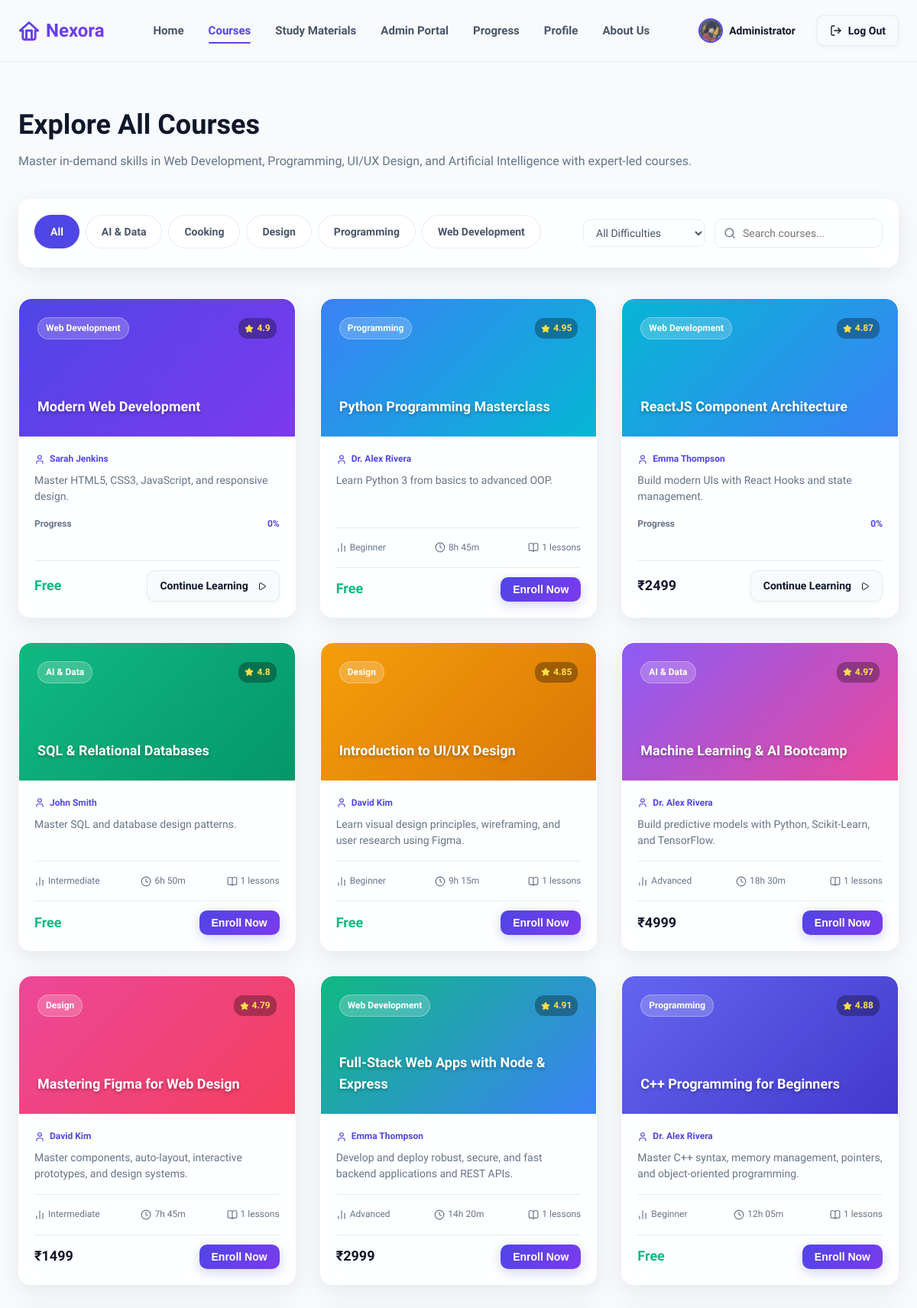
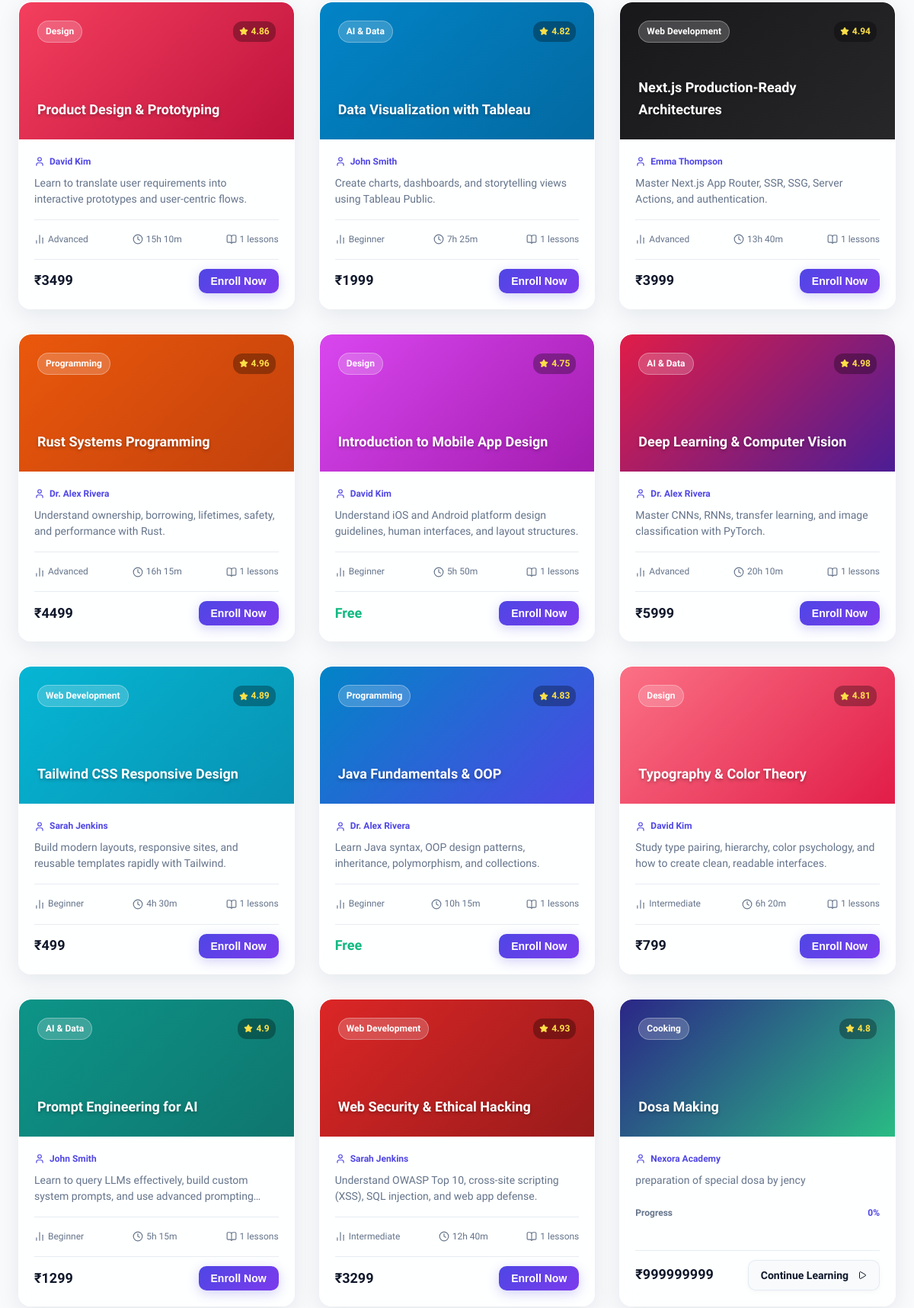
The page /courses (signed in, upper part) on the database its author committed (2 pictures, top to bottom).
### models.py (models this page shows, shortened)
class BaseModel(db.Model):
    __abstract__ = True

class User(BaseModel):
    __tablename__ = 'users'
    id = db.Column(db.Integer, primary_key=True)
    name = db.Column(db.String(100), nullable=False)
    email = db.Column(db.String(120), unique=True, nullable=False, index=True)
    password_hash = db.Column(db.String(255), nullable=False)
    bio = db.Column(db.Text, nullable=True)
    phone = db.Column(db.String(20), nullable=True)
    headline = db.Column(db.String(100), nullable=True)
    avatar_url = db.Column(db.String(255), nullable=True)
    created_at = db.Column(db.DateTime, default=lambda: datetime.now(timezone.utc))
    enrollments = db.relationship('Enrollment', backref='user', lazy=True, cascade="all, delete-orphan")
    progress_records = db.relationship('Progress', backref='user', lazy=True, cascade="all, delete-orphan")

class Course(BaseModel):
    __tablename__ = 'courses'
    id = db.Column(db.Integer, primary_key=True)
    title = db.Column(db.String(150), nullable=False)
    slug = db.Column(db.String(150), unique=True, nullable=False, index=True)
    description = db.Column(db.Text, nullable=False)
    category = db.Column(db.String(50), nullable=False, index=True)  # Web Development, Programming, Design, AI & Data
    difficulty = db.Column(db.String(20), nullable=False)  # Beginner, Intermediate, Advanced
    duration = db.Column(db.String(30), nullable=False)    # e.g., "12 hours", "8 hours"
    price = db.Column(db.Float, default=0.0)               # 0.0 means Free, or specific price e.g., 49.99
    thumbnail = db.Column(db.String(255), nullable=True)   # SVG or image URL
    gradient_start = db.Column(db.String(7), default='#4f46e5')  # Indigo
    gradient_end = db.Column(db.String(7), default='#7c3aed')    # Violet
    instructor = db.Column(db.String(100), default='Nexora Academy')
    rating = db.Column(db.Float, default=4.8)
    skills = db.Column(db.Text, nullable=True)
    requirements = db.Column(db.Text, nullable=True)
    created_at = db.Column(db.DateTime, default=lambda: datetime.now(timezone.utc))
    lectures = db.relationship('Lecture', backref='course', lazy=True, order_by='Lecture.order_num', cascade="all, delete-orphan")
    enrollments = db.relationship('Enrollment', backref='course', lazy=True, cascade="all, delete-orphan")
    materials = db.relationship('StudyMaterial', backref='course', lazy=True, cascade="all, delete-orphan")

### app.py (the view)
@app.route('/courses')
def courses():
    search_query = request.args.get('search', '').strip()
    category_filter = request.args.get('category', 'All').strip()
    query = Course.query
    if search_query:
        query = query.filter((Course.title.like(f'%{search_query}%')) | (Course.description.like(f'%{search_query}%')))
    if category_filter and category_filter != 'All':
        query = query.filter_by(category=category_filter)
    all_courses = query.all()
    progress_map = {}
    enrolled_course_ids = []
    if g.user:
        enrolled_course_ids = [e.course_id for e in g.user.enrollments]
        for course in all_courses:
            if course.id in enrolled_course_ids:
                total_lectures = len(course.lectures)
                if total_lectures == 0:
                    progress_map[course.id] = 0
                    continue
                lecture_ids = [l.id for l in course.lectures]
                completed_count = Progress.query.filter(
                    Progress.user_id == g.user.id,
                    Progress.lecture_id.in_(lecture_ids)
                ).count()
                progress_map[course.id] = int((completed_count / total_lectures) * 100)
    db_categories = [row[0] for row in db.session.query(Course.category).distinct().order_by(Course.category).all()]
    categories = ['All'] + [c for c in db_categories if c]
    return render_template(
        'courses.html',
        courses=all_courses,
        categories=categories,
        selected_category=category_filter,
        search_query=search_query,
        enrolled_course_ids=enrolled_course_ids,
        progress_map=progress_map
    )

### app.py (called while the page is built)
@app.before_request
def load_logged_in_user():
    user_id = session.get('user_id')
    if user_id is None:
        g.user = None
    else:
        g.user = db.session.get(User, user_id)
        if g.user is None:
            session.clear()

### templates/courses.html (shortened to what this page needs)
{% extends "base.html" %}
{% block content %}
<section style="padding: 60px 0 100px 0;">
    <div class="container">
        <div style="margin-bottom: 36px;" class="animate-fade-in">
            <h1 style="font-size:36px; font-weight:800; margin-bottom:12px;">Explore All Courses</h1>
            <p style="color:var(--color-text-muted);">Master in-demand skills in Web Development, Programming, UI/UX Design, and Artificial Intelligence with expert-led courses.</p>
        </div>
        <div class="catalog-filters glass-card" style="padding: 20px; border-radius: 16px; margin-bottom: 40px; display: flex; flex-wrap: wrap; gap: 20px; align-items: center; justify-content: space-between;">
            <div class="filter-tabs" style="display:flex; flex-wrap:wrap; gap:8px;">
                {% for category in categories %}
                    <a href="{{ url_for('courses', category=category, difficulty=selected_difficulty, search=search_query) }}"
                       class="filter-tab {% if category == selected_category %}active{% endif %}">
                        {{ category }}
                    </a>
                {% endfor %}
            </div>
            <div style="display:flex; gap:12px; flex-wrap:wrap; align-items:center;">
                <select id="difficulty-select" onchange="applyFilters()" class="form-control" style="width:160px; padding:8px 12px; font-size:14px; border-radius:10px; background:var(--color-bg-alt); color:var(--color-text-main); border:1px solid var(--color-border);">
                    <option value="All" {% if selected_difficulty == 'All' %}selected{% endif %}>All Difficulties</option>
                </select>
                <form action="{{ url_for('courses') }}" method="GET" style="display:flex; gap:8px;" id="search-form">
                    <div class="search-box" style="position:relative; width:220px;">
                        <i data-lucide="search" style="position:absolute; left:12px; top:50%; transform:translateY(-50%); width:16px; height:16px; color:var(--color-text-muted);"></i>
                        <input type="text" name="search" placeholder="Search courses..." value="{{ search_query }}" style="width:100%; padding-left:36px; padding-right:12px; height:38px; border-radius:10px; border:1px solid var(--color-border); background:var(--color-bg-alt); color:var(--color-text-main); font-size:14px;">
                    </div>
                </form>
            </div>
        </div>
        <div class="course-grid" id="courses-grid">
            {% if courses %}
                {% for course in courses %}
                    <div class="glass-card course-card animate-fade-in"
                         onclick="window.location.href='{{ url_for('course_details', slug=course.slug) }}'"
                         style="cursor:pointer; display:flex; flex-direction:column; transition:transform 0.3s ease, box-shadow 0.3s ease;">
                        <div class="course-card-image-wrap" style="background: linear-gradient(135deg, {{ course.gradient_start }}, {{ course.gradient_end }}); position:relative; padding:24px; border-radius:16px 16px 0 0; min-height:140px; display:flex; flex-direction:column; justify-content:space-between;">
                            <div style="display:flex; justify-content:space-between; align-items:center;">
                                <span class="course-card-badge" style="background:rgba(255,255,255,0.2); backdrop-filter:blur(8px); padding:4px 10px; border-radius:20px; font-size:12px; font-weight:600; color:#fff;">{{ course.category }}</span>
                                <span style="background:rgba(0,0,0,0.3); backdrop-filter:blur(8px); padding:4px 8px; border-radius:12px; font-size:12px; color:#fde047; font-weight:700; display:inline-flex; align-items:center; gap:4px;">
                                    <i data-lucide="star" style="width:12px; height:12px; fill:#fde047;"></i> {{ course.rating or 4.8 }}
                                </span>
                            </div>
                            <div class="course-card-title" style="color:#fff; font-size:18px; font-weight:700; text-shadow:0 2px 4px rgba(0,0,0,0.3);">{{ course.title }}</div>
                        </div>
                        <div class="course-card-body" style="padding:20px; display:flex; flex-direction:column; flex-grow:1;">
                            <div style="font-size:12px; color:var(--color-primary); font-weight:600; margin-bottom:8px; display:flex; align-items:center; gap:6px;">
                                <i data-lucide="user" style="width:14px; height:14px;"></i> {{ course.instructor or 'Nexora Academy' }}
                            </div>
                            <p class="course-card-desc" style="color:var(--color-text-muted); font-size:14px; line-height:1.5; margin-bottom:16px; flex-grow:1; display:-webkit-box; -webkit-line-clamp:2; -webkit-box-orient:vertical; overflow:hidden;">{{ course.description }}</p>
                            {% if course.id in enrolled_course_ids %}
                                <div style="margin-top:auto; margin-bottom:16px;">
                                    <div class="progress-text-wrap" style="display:flex; justify-content:space-between; font-size:12px; margin-bottom:4px; font-weight:600;">
                                        <span>Progress</span>
                                        <span class="progress-num">{{ progress_map[course.id] }}%</span>
                                    </div>
                                    <div class="progress-container" style="height:6px; background:var(--color-bg-alt); border-radius:10px; overflow:hidden;">
                                    </div>
                                </div>
                            {% else %}
                                <div class="course-card-meta" style="display:flex; gap:16px; font-size:12px; color:var(--color-text-muted); margin-bottom:16px;">
                                    <div class="meta-item" style="display:flex; align-items:center; gap:4px;">
                                        <i data-lucide="bar-chart-2" style="width:14px;height:14px;"></i>
                                        <span>{{ course.difficulty }}</span>
                                    </div>
                                    <div class="meta-item" style="display:flex; align-items:center; gap:4px;">
                                        <i data-lucide="clock" style="width:14px;height:14px;"></i>
                                        <span>{{ course.duration }}</span>
                                    </div>
                                    <div class="meta-item" style="display:flex; align-items:center; gap:4px;">
                                        <i data-lucide="book-open" style="width:14px;height:14px;"></i>
                                        <span>{{ course.lectures|length }} lessons</span>
                                    </div>
                                </div>
                            {% endif %}
                            <div class="course-card-footer" style="display:flex; justify-content:space-between; align-items:center; margin-top:auto; padding-top:12px; border-top:1px solid var(--color-border);">
                                <div class="course-card-price" style="font-weight:700; font-size:18px; color:var(--color-text-title);">
                                    {% if course.price == 0 %}
                                        <span style="color:#10b981;">Free</span>
                                    {% else %}
                                        ₹{{ "%.0f"|format(course.price) }}
                                    {% endif %}
                                </div>
                                {% if course.id in enrolled_course_ids %}
                                    <a href="{{ url_for('learn_intro', slug=course.slug) }}" class="btn btn-secondary btn-sm" onclick="event.stopPropagation();" style="border-radius:10px;">
                                        Continue Learning <i data-lucide="play" style="width:12px;height:12px;margin-left:4px;"></i>
                                    </a>
                                {% else %}
                                    <form action="{{ url_for('enroll', slug=course.slug) }}" method="POST" style="display:inline;" onclick="event.stopPropagation();">
                                        <button type="submit" class="btn btn-primary btn-sm" style="border-radius:10px;">
                                            Enroll Now
                                        </button>
                                    </form>
                                {% endif %}
                            </div>
                        </div>
                    </div>
                {% endfor %}
            {% endif %}
        </div>
    </div>
</section>
{% endblock %}

### templates/base.html (shortened to what this page needs)
<!DOCTYPE html>
<html lang="en">
<head>
    <link rel="stylesheet" href="{{ url_for('static', filename='css/style.css') }}">
</head>
<body>
    <header class="app-header">
        <div class="container navbar">
            <a href="{{ url_for('home') }}" class="logo" id="brand-logo">
                <svg xmlns="http://www.w3.org/2000/svg" width="28" height="28" viewBox="0 0 24 24" fill="none" stroke="currentColor" stroke-width="2.5" stroke-linecap="round" stroke-linejoin="round"><path d="m12 3-10 9h3v8a2 2 0 0 0 2 2h10a2 2 0 0 0 2-2v-8h3L12 3z"/><path d="M9 22V12h6v10"/></svg>
                Nexora
            </a>
            <nav>
                <ul class="nav-links">
                    <li><a href="{{ url_for('home') }}" class="nav-link {% if request.path == '/' %}active{% endif %}">Home</a></li>
                    <li><a href="{{ url_for('courses') }}" class="nav-link {% if request.path.startswith('/courses') or request.path.startswith('/course') %}active{% endif %}">Courses</a></li>
                    <li><a href="{{ url_for('materials') }}" class="nav-link {% if request.path.startswith('/materials') %}active{% endif %}">Study Materials</a></li>
                    {% if g.user %}
                        {% if g.user.email == 'admin@nexora.com' %}
                            <li><a href="{{ url_for('admin_dashboard') }}" class="nav-link {% if request.path.startswith('/admin') %}active{% endif %}">Admin Portal</a></li>
                        {% endif %}
                        <li><a href="{{ url_for('dashboard') }}" class="nav-link {% if request.path.startswith('/dashboard') %}active{% endif %}">Progress</a></li>
                        <li><a href="{{ url_for('profile') }}" class="nav-link {% if request.path.startswith('/profile') %}active{% endif %}">Profile</a></li>
                    {% endif %}
                    <li><a href="{{ url_for('about') }}" class="nav-link {% if request.path == '/about' %}active{% endif %}">About Us</a></li>
                </ul>
            </nav>
            <div class="nav-actions">
                {% if g.user %}
                    <a href="{{ url_for('profile') }}" class="user-pill" style="display:inline-flex; align-items:center; gap:8px; text-decoration:none; color:var(--color-text-title); font-weight:600; font-size:14px; margin-right:12px;">
                        <img src="{{ g.user.avatar_url or 'https://ui-avatars.com/api/?name=' + g.user.name + '&background=4f46e5&color=fff' }}" alt="{{ g.user.name }}" style="width:32px; height:32px; border-radius:50%; object-fit:cover; border:2px solid var(--color-primary);">
                        <span>{{ g.user.name.split(' ')[0] }}</span>
                    </a>
                    <a href="{{ url_for('logout') }}" class="btn btn-secondary btn-sm" id="nav-logout-btn"><i data-lucide="log-out" style="width:16px; height:16px;"></i> Log Out</a>
                {% else %}
                    <a href="{{ url_for('login') }}" class="btn btn-text btn-sm" id="nav-signin-btn">Sign In</a>
                    <a href="{{ url_for('register') }}" class="btn btn-primary btn-sm" id="nav-signup-btn">Sign Up</a>
                {% endif %}
            </div>
        </div>
    </header>
    <main style="flex-grow:1;">
        {% block content %}{% endblock %}
    </main>
</body>
</html>

### rows shown on the page
User: user (picture), user.name "Administrator"
Course: category "Web Development", rating "4.9", title "Modern Web Development", instructor "Sarah Jenkins", description "Master HTML5, CSS3, JavaScript, and responsive design.", progress_map "0", price "Free"
Course: category "Programming", rating "4.95", title "Python Programming Masterclass", instructor "Dr. Alex Rivera", description "Learn Python 3 from basics to advanced OOP.", difficulty "Beginner", duration "8h 45m", lectures|length "1", price "Free"
Course: category "Web Development", rating "4.87", title "ReactJS Component Architecture", instructor "Emma Thompson", description "Build modern UIs with React Hooks and state management.", progress_map "0", price "2499"
Course: category "AI & Data", rating "4.8", title "SQL & Relational Databases", instructor "John Smith", description "Master SQL and database design patterns.", difficulty "Intermediate", duration "6h 50m", lectures|length "1", price "Free"
Course: category "Design", rating "4.85", title "Introduction to UI/UX Design", instructor "David Kim", description "Learn visual design principles, wireframing, and user research using Figma.", difficulty "Beginner", duration "9h 15m", lectures|length "1", price "Free"
Course: category "AI & Data", rating "4.97", title "Machine Learning & AI Bootcamp", instructor "Dr. Alex Rivera", description "Build predictive models with Python, Scikit-Learn, and TensorFlow.", difficulty "Advanced", duration "18h 30m", lectures|length "1", price "4999"
Course: category "Design", rating "4.79", title "Mastering Figma for Web Design", instructor "David Kim", description "Master components, auto-layout, interactive prototypes, and design systems.", difficulty "Intermediate", duration "7h 45m", lectures|length "1", price "1499"
Course: category "Web Development", rating "4.91", title "Full-Stack Web Apps with Node & Express", instructor "Emma Thompson", description "Develop and deploy robust, secure, and fast backend applications and REST APIs.", difficulty "Advanced", duration "14h 20m", lectures|length "1", price "2999"
Course: category "Programming", rating "4.88", title "C++ Programming for Beginners", instructor "Dr. Alex Rivera", description "Master C++ syntax, memory management, pointers, and object-oriented programming.", difficulty "Beginner", duration "12h 05m", lectures|length "1", price "Free"
Course: category "Design", rating "4.86", title "Product Design & Prototyping", instructor "David Kim", description "Learn to translate user requirements into interactive prototypes and user-centric flows.", difficulty "Advanced", duration "15h 10m", lectures|length "1", price "3499"
Course: category "AI & Data", rating "4.82", title "Data Visualization with Tableau", instructor "John Smith", description "Create charts, dashboards, and storytelling views using Tableau Public.", difficulty "Beginner", duration "7h 25m", lectures|length "1", price "1999"
Course: category "Web Development", rating "4.94", title "Next.js Production-Ready Architectures", instructor "Emma Thompson", description "Master Next.js App Router, SSR, SSG, Server Actions, and authentication.", difficulty "Advanced", duration "13h 40m", lectures|length "1", price "3999"
Course: category "Programming", rating "4.96", title "Rust Systems Programming", instructor "Dr. Alex Rivera", description "Understand ownership, borrowing, lifetimes, safety, and performance with Rust.", difficulty "Advanced", duration "16h 15m", lectures|length "1", price "4499"
Course: category "Design", rating "4.75", title "Introduction to Mobile App Design", instructor "David Kim", description "Understand iOS and Android platform design guidelines, human interfaces, and layout structures.", difficulty "Beginner", duration "5h 50m", lectures|length "1", price "Free"
Course: category "AI & Data", rating "4.98", title "Deep Learning & Computer Vision", instructor "Dr. Alex Rivera", description "Master CNNs, RNNs, transfer learning, and image classification with PyTorch.", difficulty "Advanced", duration "20h 10m", lectures|length "1", price "5999"
Course: category "Web Development", rating "4.89", title "Tailwind CSS Responsive Design", instructor "Sarah Jenkins", description "Build modern layouts, responsive sites, and reusable templates rapidly with Tailwind.", difficulty "Beginner", duration "4h 30m", lectures|length "1", price "499"
Course: category "Programming", rating "4.83", title "Java Fundamentals & OOP", instructor "Dr. Alex Rivera", description "Learn Java syntax, OOP design patterns, inheritance, polymorphism, and collections.", difficulty "Beginner", duration "10h 15m", lectures|length "1", price "Free"
Course: category "Design", rating "4.81", title "Typography & Color Theory", instructor "David Kim", description "Study type pairing, hierarchy, color psychology, and how to create clean, readable interfaces.", difficulty "Intermediate", duration "6h 20m", lectures|length "1", price "799"
Course: category "AI & Data", rating "4.9", title "Prompt Engineering for AI", instructor "John Smith", description "Learn to query LLMs effectively, build custom system prompts, and use advanced…", difficulty "Beginner", duration "5h 15m", lectures|length "1", price "1299"
Course: category "Web Development", rating "4.93", title "Web Security & Ethical Hacking", instructor "Sarah Jenkins", description "Understand OWASP Top 10, cross-site scripting (XSS), SQL injection, and web app defense.", difficulty "Intermediate", duration "12h 40m", lectures|length "1", price "3299"
Course: category "Cooking", rating "4.8", title "Dosa Making", instructor "Nexora Academy", description "preparation of special dosa by jency", progress_map "0", price "999999999"

### other values the page prints
{{ category }} "All" "AI & Data" "Cooking" "Design" "Programming" "Web Development"
